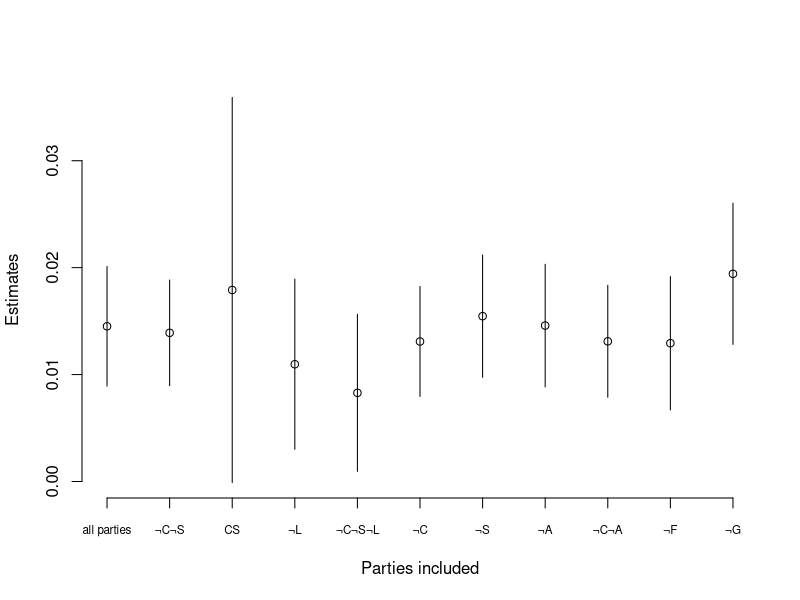

Source code (R):
## ---- chunk 1
knitr::opts_chunk$set(echo = TRUE)
## ---- chunk 2
library(readxl)

results<- read_xlsx("ModelSummaries.xlsx",sheet=2)


## ---- chunk 3
data.tv <- results[results$vote_d==1 & results$vote_i==1 & !is.na(results$vote_i),]


## ---- chunk 4
p.estimate <- as.numeric(data.tv$Estimate)
se <- as.numeric(data.tv$SE)

lower.b <- p.estimate - 1.96* se
upper.b <- p.estimate + 1.96* se

y.range <- range(c(lower.b,upper.b))

plot(p.estimate,axes=F,
     xlab="Parties included",ylab="Estimates",
     ylim=y.range)
for (i.party in 1:length(p.estimate)){
  lines(c(i.party,i.party),# x-coordinate
      c(lower.b[i.party],upper.b[i.party]))
}
axis(1,at=c(1:11),data.tv$Party,cex.axis=0.7)
axis(2)


